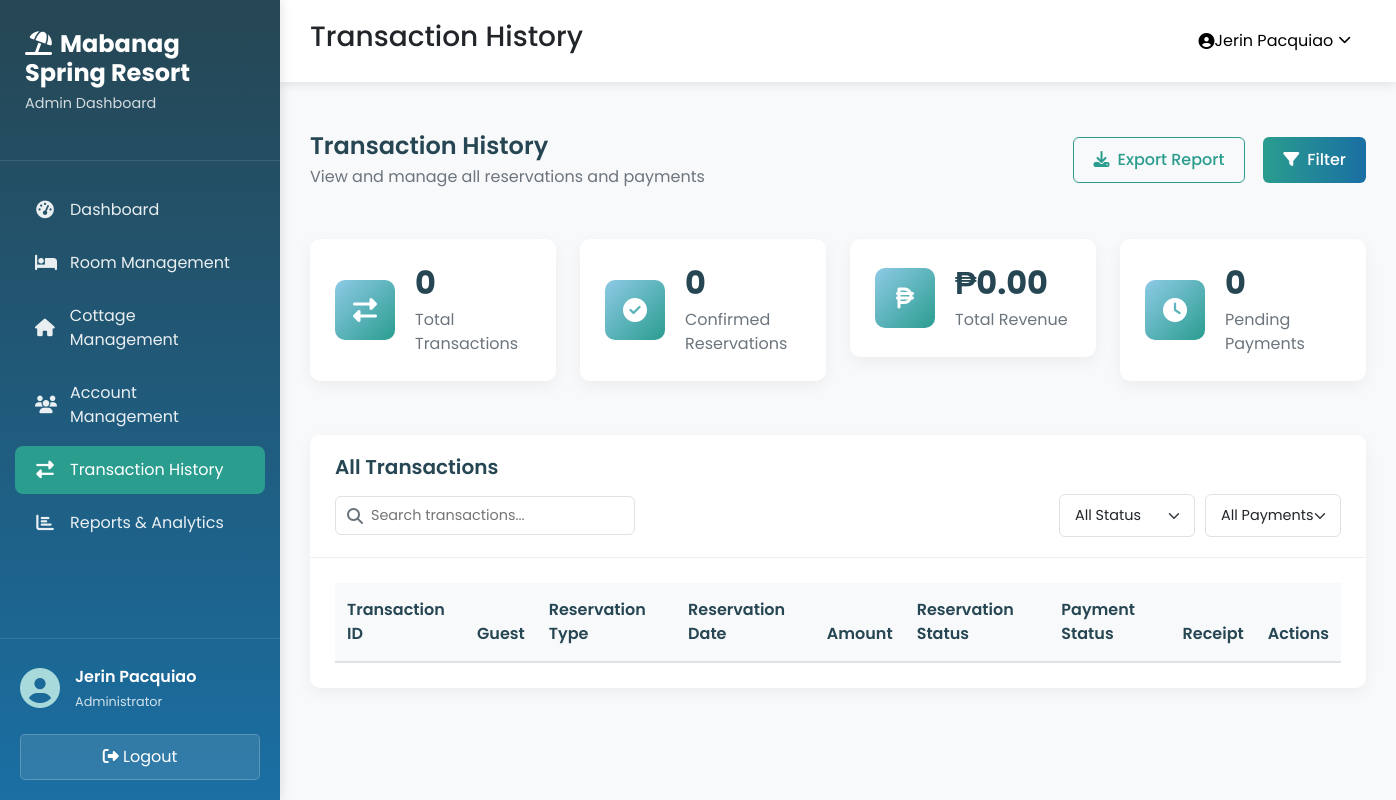
The page /admin/transaction.php (signed in) on the database as committed earlier.
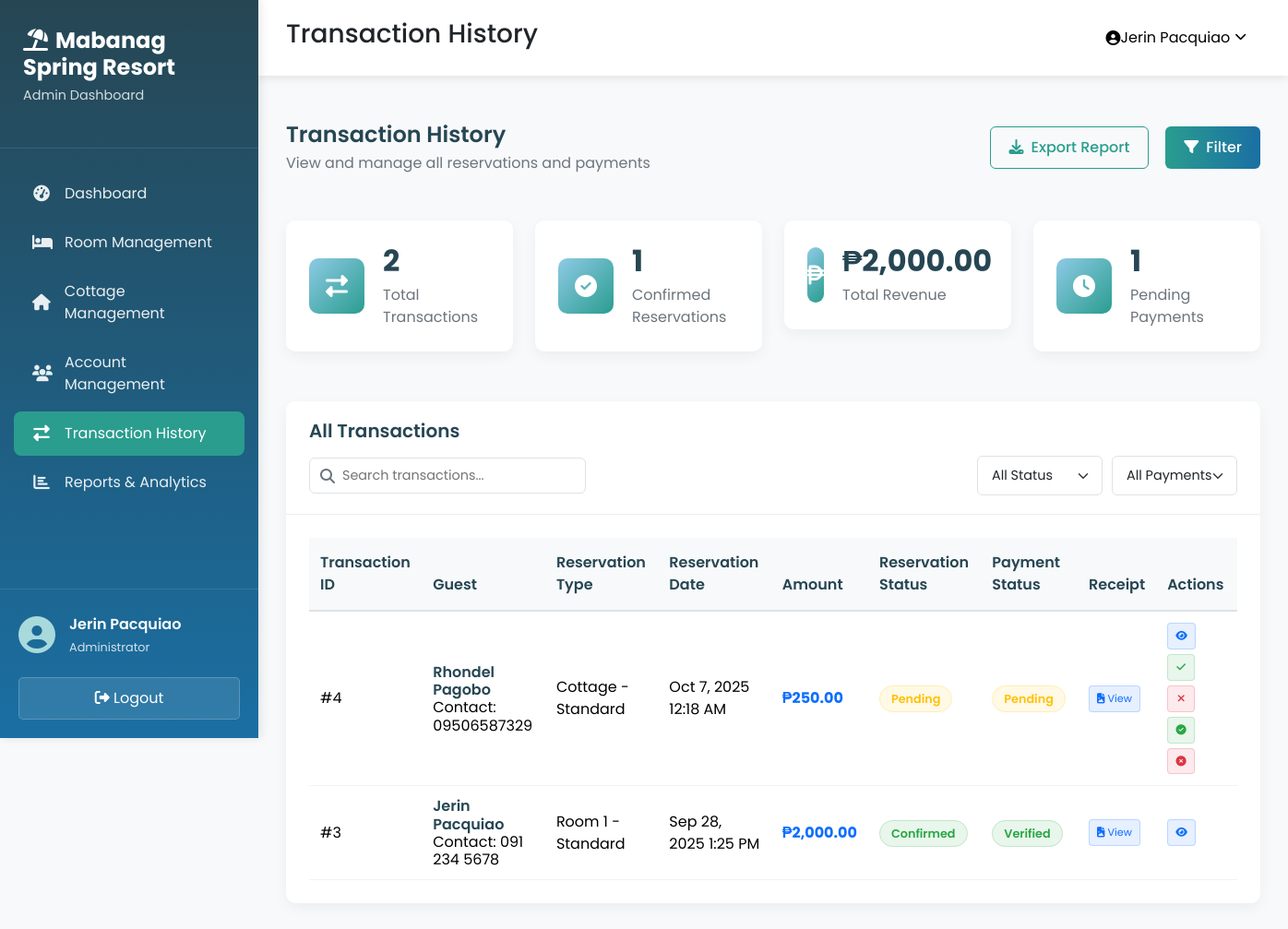
The same page on the database as committed later.
### tables this page shows
CREATE TABLE `reservation` (
  `reservation_id` int(11) NOT NULL,
  `guest_id` int(11) NOT NULL,
  `room_id` int(11) DEFAULT NULL,
  `cottage_id` int(11) DEFAULT NULL,
  `check_in_date` date NOT NULL,
  `check_out_date` date DEFAULT NULL,
  `total_amount` decimal(10,2) NOT NULL,
  `reservation_date` datetime NOT NULL DEFAULT current_timestamp(),
  `status` enum('pending','confirmed','cancelled') NOT NULL DEFAULT 'pending'
);

CREATE TABLE `guest` (
  `guest_id` int(11) NOT NULL,
  `firstname` varchar(50) NOT NULL,
  `lastname` varchar(50) NOT NULL,
  `address` varchar(250) NOT NULL,
  `contactno` varchar(15) NOT NULL
);

CREATE TABLE `payment` (
  `payment_id` int(11) NOT NULL,
  `reservation_id` int(11) NOT NULL,
  `payment_date` datetime NOT NULL DEFAULT current_timestamp(),
  `amount` decimal(10,2) NOT NULL,
  `payment_method` varchar(50) NOT NULL,
  `payment_reference` varchar(100) DEFAULT NULL,
  `receipt_file` varchar(255) DEFAULT NULL,
  `payment_status` enum('pending','verified','rejected') NOT NULL DEFAULT 'pending'
);

### admin/name.php (called while the page is built)
<?php
require 'connect.php';
$admin_id = $_SESSION['admin_id'];
$query = $conn->query("SELECT * FROM `admin` WHERE `admin_id` = '$admin_id'")
         or die(mysqli_error($conn));
$fetch = $query->fetch_assoc();
$name  = $fetch['name'];
?>

### admin/transaction.php (the view, shortened to what the rows shown need)
<!DOCTYPE html>
<?php
    require_once 'name.php';
    require_once 'connect.php';
?>
<html lang="en">
<head>
    <link href="https://cdn.jsdelivr.net/npm/bootstrap@5.3.8/dist/css/bootstrap.min.css" rel="stylesheet"
>
    <link rel="stylesheet" href="https://cdnjs.cloudflare.com/ajax/libs/font-awesome/6.4.0/css/all.min.css">
    <link rel="stylesheet" href="https://cdn.datatables.net/1.13.6/css/dataTables.bootstrap5.min.css">
    <link rel="stylesheet" href="../css/admin_style.css">
    <link rel="stylesheet" href="../css/transaction_style.css">
</head>
<body data-alert-type="<?php echo isset($_SESSION['alert_type']) ? $_SESSION['alert_type'] : ''; ?>"
      data-alert-title="<?php echo isset($_SESSION['alert_title']) ? $_SESSION['alert_title'] : ''; ?>"
      data-alert-message="<?php echo isset($_SESSION['alert_message']) ? htmlspecialchars($_SESSION['alert_message']) : ''; ?>">
    <div class="dashboard-container">
        <div class="sidebar">
            <div class="sidebar-header">
                <h2><i class="fas fa-umbrella-beach me-2"></i>Mabanag Spring Resort</h2>
            </div>
            <div class="sidebar-footer">
                <div class="user-info">
                    <div class="user-details">
                        <span class="user-name"><?php echo $name; ?></span>
                        <span class="user-role">Administrator</span>
                    </div>
                </div>
            </div>
        </div>
        <div class="main-content">
            <nav class="top-nav">
                <div class="nav-right">
                    <div class="user-menu">
                        <button class="nav-btn user-dropdown">
                            <i class="fas fa-user-circle"></i>
                            <span><?php echo $name; ?></span>
                            <i class="fas fa-chevron-down"></i>
                        </button>
                    </div>
                </div>
            </nav>
            <div class="content-area">
                <div class="card">
                    <div class="card-body">
                        <div class="table-responsive">
                            <table id="transactionsTable" class="table table-hover">
                                <thead>
                                    <tr>
                                        <th>Transaction ID</th>
                                        <th>Guest</th>
                                        <th>Reservation Type</th>
                                        <th>Reservation Date</th>
                                        <th>Amount</th>
                                        <th>Reservation Status</th>
                                        <th>Payment Status</th>
                                        <th>Receipt</th>
                                        <th>Actions</th>
                                    </tr>
                                </thead>
                                <tbody>
                                    <?php
                                    $query = $conn->query("
                                        SELECT r.reservation_id, r.guest_id, r.room_id, r.cottage_id,
                                               r.reservation_date, r.status as reservation_status,
                                               p.payment_id, p.amount, p.payment_date, p.payment_status, p.payment_method, p.receipt_file,
                                               CONCAT(g.firstname, ' ', g.lastname) as guest_name, g.contactno as guest_contact,
                                               rm.room_number, rm.room_type,
                                               c.cottage_type,
                                               CASE
                                                   WHEN r.room_id IS NOT NULL THEN CONCAT('Room ', rm.room_number, ' - ', rm.room_type)
                                                   WHEN r.cottage_id IS NOT NULL THEN CONCAT('Cottage - ', c.cottage_type)
                                                   ELSE 'Unknown'
                                               END as reservation_type
                                        FROM reservation r
                                        LEFT JOIN payment p ON r.reservation_id = p.reservation_id
                                        LEFT JOIN guest g ON r.guest_id = g.guest_id
                                        LEFT JOIN room rm ON r.room_id = rm.room_id
                                        LEFT JOIN cottage c ON r.cottage_id = c.cottage_id
                                        ORDER BY r.reservation_date DESC
                                    ") or die(mysqli_error());
                                    while($fetch = $query->fetch_array()){
                                    ?>
                                    <tr>
                                        <td>#<?php echo $fetch['reservation_id']?></td>
                                        <td>
                                            <div class="guest-info">
                                                <div class="guest-name"><?php echo $fetch['guest_name']?></div>
                                                <div class="guest-contact">Contact: <?php echo $fetch['guest_contact'] ?? 'N/A'?></div>
                                            </div>
                                        </td>
                                        <td><?php echo $fetch['reservation_type']?></td>
                                        <td><?php echo date('M j, Y g:i A', strtotime($fetch['reservation_date']))?></td>
                                        <td>
                                            <?php if($fetch['amount']): ?>
                                                <strong class="text-primary">₱<?php echo number_format($fetch['amount'], 2)?></strong>
                                            <?php else: ?>
                                                <span class="text-muted">-</span>
                                            <?php endif; ?>
                                        </td>
                                        <td>
                                            <span class="status-badge status-<?php echo $fetch['reservation_status']?>">
                                                <?php echo ucfirst($fetch['reservation_status'])?>
                                            </span>
                                        </td>
                                        <td>
                                            <?php if($fetch['payment_id']): ?>
                                                <span class="payment-badge payment-<?php echo $fetch['payment_status']?>">
                                                    <?php echo ucfirst($fetch['payment_status'])?>
                                                </span>
                                            <?php else: ?>
                                                <span class="payment-badge payment-pending">No Payment</span>
                                            <?php endif; ?>
                                        </td>
                                        <td>
                                            <?php if($fetch['receipt_file'] && file_exists('../' . $fetch['receipt_file'])): ?>
                                                <button class="btn btn-sm btn-receipt"
                                                        data-bs-toggle="modal"
                                                        data-bs-target="#receiptModal"
                                                        data-receipt="<?php echo $fetch['receipt_file']?>"
                                                        data-payment-method="<?php echo $fetch['payment_method']?>">
                                                    <i class="fas fa-file-image"></i> View
                                                </button>
                                            <?php else: ?>
                                                <span class="text-muted">No Receipt</span>
                                            <?php endif; ?>
                                        </td>
                                        <td>
                                            <div class="action-buttons">
                                                <button class="btn btn-sm btn-view" data-bs-toggle="modal" data-bs-target="#viewTransactionModal"
                                                    data-id="<?php echo $fetch['reservation_id']?>"
                                                    data-guest="<?php echo $fetch['guest_name']?>"
                                                    data-contact="<?php echo $fetch['guest_contact']?>"
                                                    data-type="<?php echo $fetch['reservation_type']?>"
                                                    data-date="<?php echo $fetch['reservation_date']?>"
                                                    data-amount="<?php echo $fetch['amount']?>"
                                                    data-reservation-status="<?php echo $fetch['reservation_status']?>"
                                                    data-payment-status="<?php echo $fetch['payment_status']?>"
                                                    data-room="<?php echo $fetch['room_number'] ?? 'N/A'?>"
                                                    data-cottage="<?php echo $fetch['cottage_type'] ?? 'N/A'?>">
                                                    <i class="fas fa-eye"></i>
                                                </button>
                                                <?php if($fetch['reservation_status'] == 'pending'): ?>
                                                    <button class="btn btn-sm btn-confirm"
                                                        data-id="<?php echo $fetch['reservation_id']?>"
                                                        data-guest="<?php echo $fetch['guest_name']?>">
                                                        <i class="fas fa-check"></i>
                                                    </button>
                                                    <button class="btn btn-sm btn-cancel"
                                                        data-id="<?php echo $fetch['reservation_id']?>"
                                                        data-guest="<?php echo $fetch['guest_name']?>">
                                                        <i class="fas fa-times"></i>
                                                    </button>
                                                <?php endif; ?>
                                                <?php if($fetch['payment_status'] == 'pending' && $fetch['payment_id']): ?>
                                                    <button class="btn btn-sm btn-verify"
                                                        data-id="<?php echo $fetch['payment_id']?>"
                                                        data-amount="<?php echo $fetch['amount']?>">
                                                        <i class="fas fa-check-circle"></i>
                                                    </button>
                                                    <button class="btn btn-sm btn-reject"
                                                        data-id="<?php echo $fetch['payment_id']?>"
                                                        data-amount="<?php echo $fetch['amount']?>">
                                                        <i class="fas fa-times-circle"></i>
                                                    </button>
                                                <?php endif; ?>
                                            </div>
                                        </td>
                                    </tr>
                                    <?php
                                    }
                                    ?>
                                </tbody>
                            </table>
                        </div>
                    </div>
                </div>
            </div>
        </div>
    </div>
</body>
</html>

Rows that differ between the two databases and show on the page:
added reservation: reservation_id "4", guest_name "Rhondel Pagobo", guest.contactno "09506587329", reservation_type "Cottage - Standard", reservation_date "Oct 7, 2025 12:18 AM", payment.amount "250.00", status "Pending", payment.payment_status "Pending"
added reservation: reservation_id "3", guest_name "Jerin Pacquiao", guest.contactno "091 234 5678", reservation_type "Room 1 - Standard", reservation_date "Sep 28, 2025 1:25 PM", payment.amount "2,000.00", status "Confirmed", payment.payment_status "Verified"
Other text that changed with them:
$total_transactions['total']: "0" → "2"
$confirmed_reservations['confirmed']: "0" → "1"
$total_revenue['revenue']: "0.00" → "2,000.00"
$pending_payments['pending']: "0" → "1"
